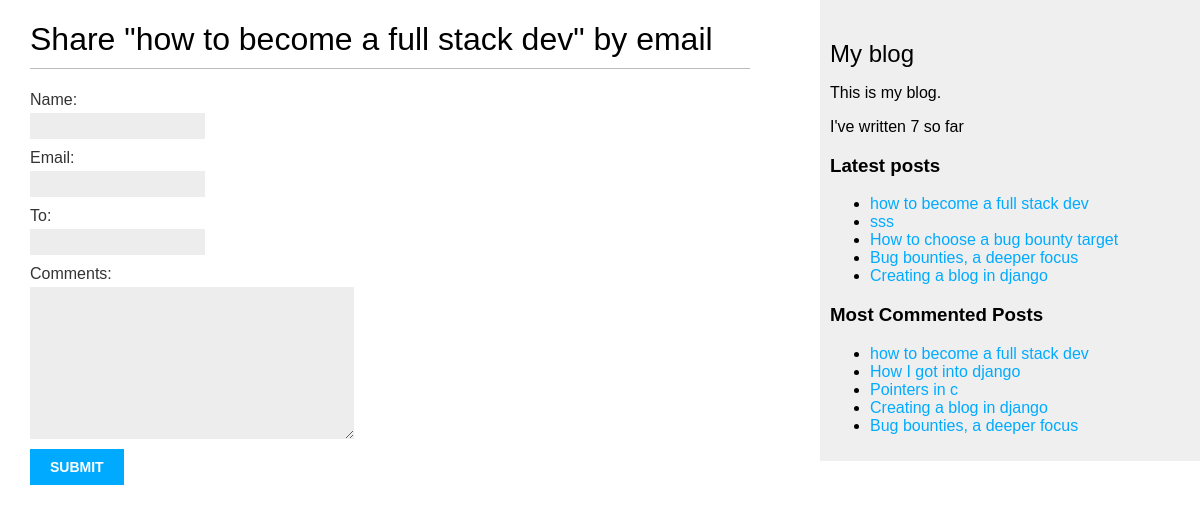
The page /blog/7/share/ on the database its author committed.
### blog/models.py (models this page shows, shortened)
class Post(models.Model):
    class Status(models.TextChoices):
        DRAFT = "DF", "Draft"
        PUBLISHED = "PB", "Published"
    title = models.CharField(max_length=250)
    author = models.ForeignKey(
        settings.AUTH_USER_MODEL, on_delete=models.CASCADE, related_name="blog_posts"
    )
    slug = models.SlugField(max_length=250, unique_for_date="publish")
    body = models.TextField()
    publish = models.DateTimeField(default=timezone.now)
    created = models.DateTimeField(auto_now_add=True)
    status = models.CharField(max_length=2, choices=Status, default=Status.DRAFT)
    objects = models.Manager()
    published = PublishedManager()
    tags = TaggableManager()
    class Meta:
        ordering = ["-publish"]
        indexes = [
            models.Index(fields=["-publish"]),
        ]
    def get_absolute_url(self):
        return reverse(
            "blog:post_detail",
            args=[self.publish.year, self.publish.month, self.publish.day, self.slug],
        )

### blog/views.py (the view, shortened to what this page needs)
# urls.py: path("<int:post_id>/share/", views.post_share, name="post_share"),
def post_share(request, post_id):
    post = get_object_or_404(Post, id=post_id, status=Post.Status.PUBLISHED)
    form = EmailPostForm()
    sent = False
    return render(
        request, "blog/post/share.html", {"post": post, "form": form, "sent": sent}
    )

### blog/forms.py
class EmailPostForm(forms.Form):
    name = forms.CharField(max_length=25)
    email = forms.EmailField()
    to = forms.EmailField()
    comments = forms.CharField(required=False, widget=forms.Textarea)

### blog/models.py (called while the page is built)
    def get_queryset(self):
        return super().get_queryset().filter(status=Post.Status.PUBLISHED)

### blog/templatetags/blog_tags.py (called while the page is built)
@register.simple_tag
def total_posts():
	return Post.published.count()

@register.inclusion_tag('blog/post/latest_posts.html')
def show_latest_posts(count = 5):
	latest_posts = Post.published.order_by('-publish')[:count]
	return ({'latest_posts':latest_posts})

@register.simple_tag
def get_most_commented_posts(count = 5):
	return (Post.published.annotate(
		total_comments = Count('comments')).order_by('-total_comments')[:count]
	)

### blog/templates/blog/post/share.html (shortened to what this page needs)
{% extends "blog/base.html" %}
{% block content %}
	{% if sent %}
		<h1>E-mail successfully sent</h1>
		<p>"{{ post.title }}" was successfully sent to {{ form.cleaned}}</p>
	{%else%}
		<h1>Share "{{post.title}}" by email</h1>
	<form method='post'>
		{{form.as_p}}
		<input type="submit" name="Send email">
	</form>
	{%endif%}
{% endblock %}

### blog/templates/blog/base.html (shortened to what this page needs)
{% load blog_tags %}
{% load static %}
<!DOCTYPE html>
<html>
    <head>
        <link href="{% static 'css/blog.css' %}" rel="stylesheet">
    </head>
    <body>
        <div id="content">
            {% block content %}
            {% endblock %}
        </div>
        <div id="sidebar">
            <h2>My blog</h2>
            <p>This is my blog.</p>
            <p>I've written {% total_posts %} so far</p>
            <h3>Latest posts</h3>
            {% show_latest_posts 5 %}
            <h3>Most Commented Posts</h3>
            {% get_most_commented_posts as most_commented_posts %}
            <ul>
                {% for post in most_commented_posts %}
                    <li>
                        <a href="{{ post.get_absolute_url }}">{{ post.title }}</a>
                    </li>
                {% endfor %}
            </ul>
        </div>
    </body>
</html>

### blog/templates/blog/post/latest_posts.html
<ul>
	{% for post in latest_posts %}
		<li>
			<a href="{{ post.get_absolute_url }}">{{ post.title }}</a>
		</li>
	{% endfor %}
</ul>

### blog/static/css/blog.css (style rules this page uses)
body { margin: 0; padding: 0; font-family: helvetica, sans-serif; }
a { color: #00abff; text-decoration: none; }
h1 { font-weight: normal; border-bottom: 1px solid #bbb; padding: 0 0 10px 0; }
h2 { font-weight: normal; margin: 30px 0 0; }
#content { float: left; width: 60%; padding: 0 0 0 30px; }
#sidebar { float: right; width: 30%; padding: 10px; background: #efefef; height: 100%; }
label { float: left; clear: both; color: #333; margin-bottom: 4px; }
input, textarea { clear: both; float: left; margin: 0 0 10px; background: #ededed; border: 0; padding: 6px 10px; font-size: 12px; }
input[type=submit] { font-weight: bold; background: #00abff; color: #fff; padding: 10px 20px; font-size: 14px; text-transform: uppercase; }

### rows shown on the page
Post: title "how to become a full stack dev"
Post: title "sss"
Post: title "How to choose a bug bounty target"
Post: title "Bug bounties, a deeper focus"
Post: title "Creating a blog in django"
Post: title "How I got into django"
Post: title "Pointers in c"
